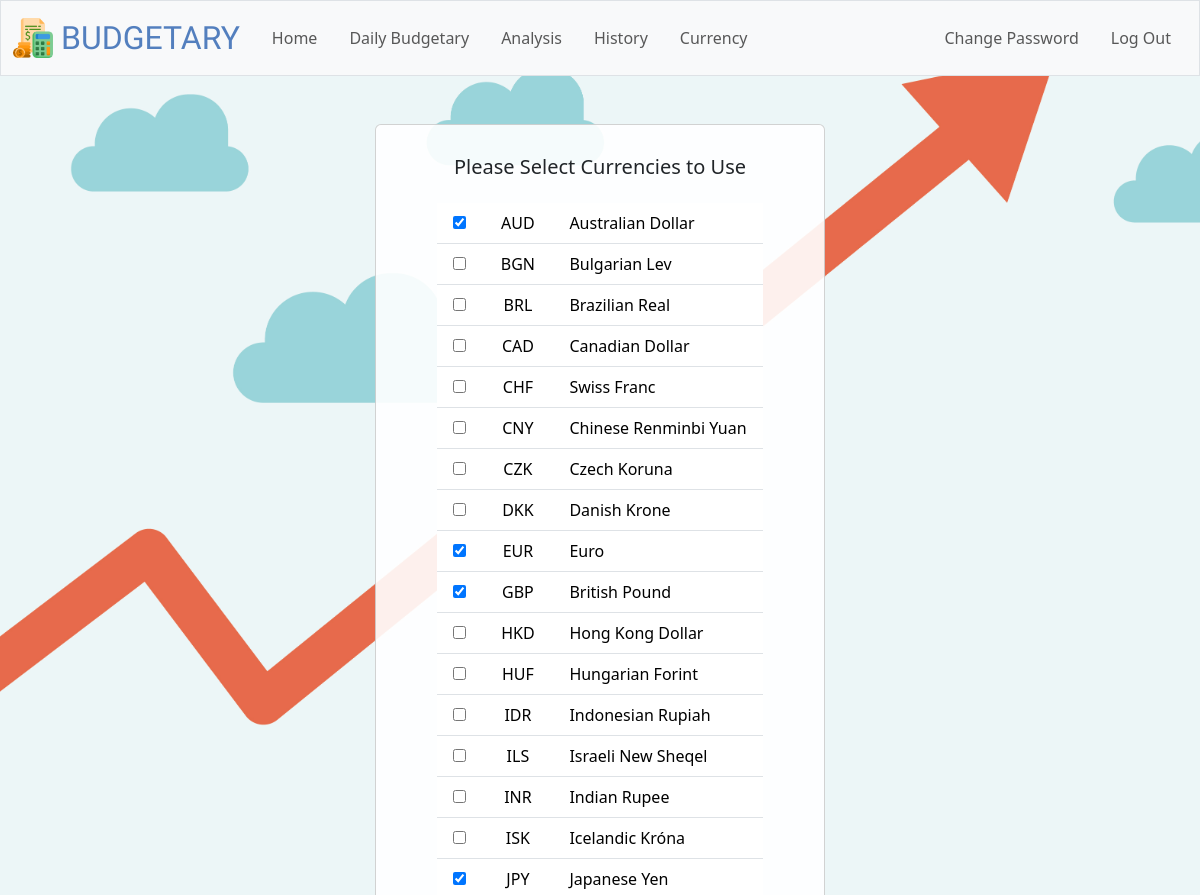
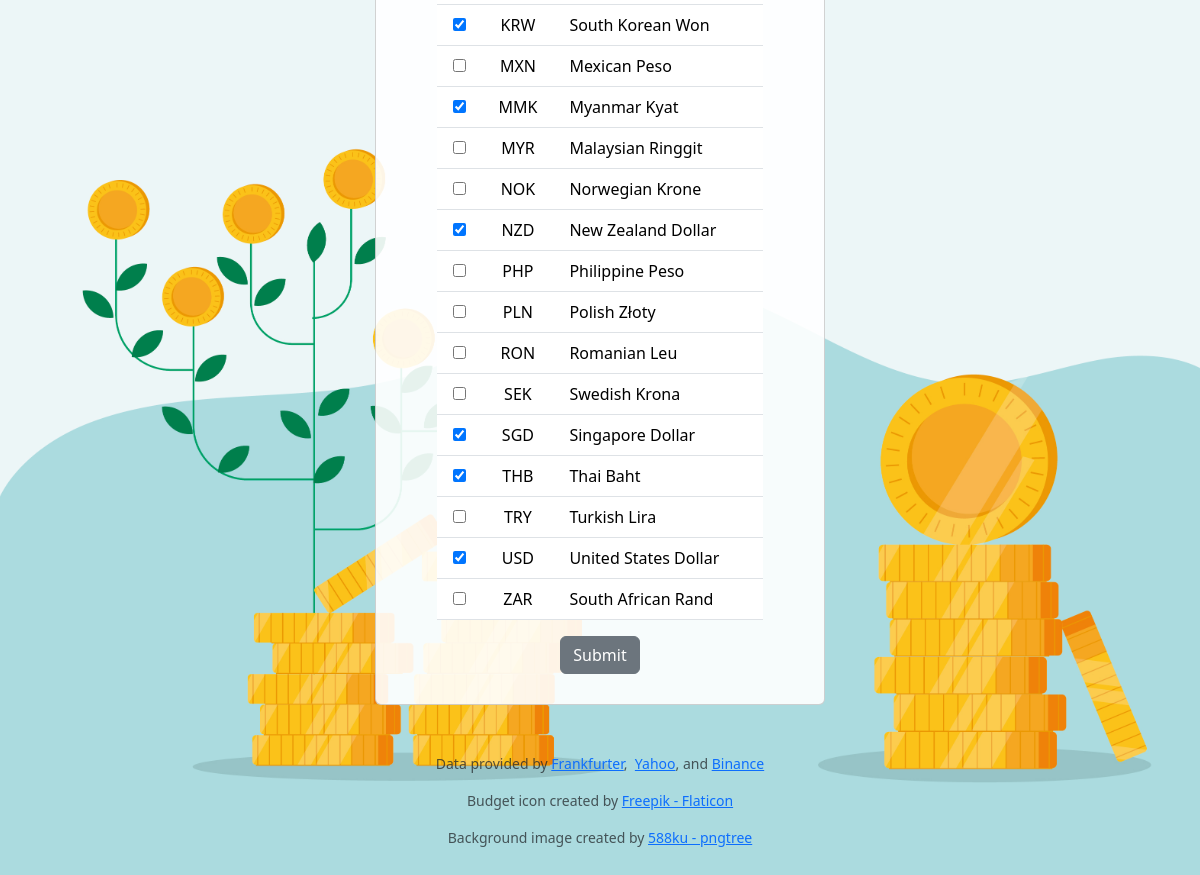
/currency (signed in), run on the app's committed database (2 pictures, top to bottom).
### tables this page shows
CREATE TABLE currencies (
currency_code TEXT PRIMARY KEY NOT NULL,
currency TEXT NOT NULL
);

### app.py (the view, shortened to what this page needs)
@app.route("/currency", methods=["GET", "POST"])
@login_required
def choose_currency():
    user_id = session.get("user_id")
    currencies = db.execute(
        "SELECT * FROM currencies"
    )
    previous_currencies = db.execute(
        "SELECT currency_code FROM user_currencies WHERE user_id = ?", user_id
    )
    previous_currencies_list = [row['currency_code'] for row in previous_currencies]
    selected_currencies = request.form.getlist('currency')
    return render_template("currency.html", currencies=currencies, previous_currencies=previous_currencies_list)

### app.py (called while the page is built)
@app.after_request
def after_request(response):
    response.headers["Cache-Control"] = "no-cache, no-store, must-revalidate"
    response.headers["Expires"] = 0
    response.headers["Pragma"] = "no-cache"
    return response

### helpers.py (called while the page is built)
def login_required(f):
    @wraps(f)
    def decorated_function(*args, **kwargs):
        if session.get("user_id") is None:
            return redirect("/login")
        return f(*args, **kwargs)
    return decorated_function

### templates/currency.html (shortened to what this page needs)
{% extends "layout.html" %}
{% block main %}
<div class="card currency-container">
    <div class="h5 text-center pb-3">
        Please Select Currencies to Use
    </div>
    <form action="/currency" method="post">
        <table class="table table-hover">
            <tbody>
                {% for currency in currencies %}
                    <tr>
                        <td class="px-3">
                            <input type="checkbox" name="currency" value="{{ currency['currency_code'] }}"
                            {% if currency['currency_code'] in previous_currencies %}
                                checked
                            {% endif %}>
                        </td>
                        <td class="px-3">
                            {{ currency['currency_code'] }}
                        </td>
                        <td class="px-3 text-start">
                            {{ currency['currency'] }}
                        </td>
                    </tr>
                {% endfor %}
            </tbody>
        </table>
        <button class="btn btn-secondary" type="submit">Submit</button>
    </form>
</div>
{% endblock %}

### templates/layout.html (shortened to what this page needs)
<!DOCTYPE html>
<html lang="en">
    <head>
        <link href="https://cdn.jsdelivr.net/npm/bootstrap@5.3.3/dist/css/bootstrap.min.css" rel="stylesheet">
        <link rel="stylesheet" href="https://cdnjs.cloudflare.com/ajax/libs/bootstrap-icons/1.8.1/font/bootstrap-icons.min.css">
        <link href="/static/styles.css" rel="stylesheet">
    </head>
    <body>
        <nav class="bg-light border navbar navbar-expand-md navbar-light">
            <div class="container-fluid">
                <a href="/" class="navbar-brand">
                    <span class="d-flex align-items-center" style="height: 40px;">
                        <img src="static/budgetary.png" alt="budgetary-logo" style="height: 40px; width: auto;">
                    </span>
                    <span class="ga-maamli-regular blue">
                        &nbsp;BUDGETARY
                    </span>
                </a>
                <div class="collapse navbar-collapse" id="navbar">
                    {% if session["user_id"] %}
                        <ul class="navbar-nav me-auto">
                            <li class="nav-item px-2"><a class="nav-link" href="/">Home</a></li>
                            <li class="nav-item px-2"><a class="nav-link" href="/budgetary">Daily Budgetary</a></li>
                            <li class="nav-item px-2"><a class="nav-link" href="/analysis">Analysis</a></li>
                            <li class="nav-item px-2"><a class="nav-link" href="/history">History</a></li>
                            <li class="nav-item px-2"><a class="nav-link" href="/currency">Currency</a></li>
                        </ul>
                        <ul class="navbar-nav ms-auto">
                            <li class="nav-item px-2"><a class="nav-link" href="/change-password">Change Password</a></li>
                            <li class="nav-item px-2"><a class="nav-link" href="/logout">Log Out</a></li>
                        </ul>
                    {% else %}
                        <ul class="navbar-nav ms-auto">
                            <li class="nav-item px-2"><a class="nav-link" href="/register">Register</a></li>
                            <li class="nav-item px-2"><a class="nav-link" href="/login">Log In</a></li>
                        </ul>
                    {% endif %}
                </div>
            </div>
        </nav>
        <main class="container py-5 text-center">
            {% block main %}{% endblock %}
        </main>
        <footer class="mb-5">
            <p class="mb-3 small text-center text-muted">
                Data provided by
                <a href="https://www.frankfurter.app/">Frankfurter</a>,&nbsp;
                <a href="https://finance.yahoo.com/">Yahoo</a>, and
                <a href="https://www.binance.com/">Binance</a>
            </p>
            <p class="mb-3 small text-center text-muted">
                Budget icon created by <a href="https://www.flaticon.com/free-icons/budget" title="budget icons">Freepik - Flaticon</a>
            </p>
            <p class="small text-center text-muted">
                Background image created by <a href="https://th.pngtree.com/freebackground/cartoon-internet-business-finance-poster-background_1071853.html?sol=downref&id=bef" title="budget icons">588ku - pngtree</a>
            </p>
        </footer>
    </body>
</html>

### static/styles.css (style rules this page uses)
nav .navbar-brand { font-size: xx-large; align-items: center; display: flex; }
nav .navbar-brand .blue { color: #537fbe; }
body { background: url('finance06.jpg'); background-position: center; background-repeat: no-repeat; background-size: cover; }
.currency-container { display: flex; flex-direction: column; justify-content: center; align-items: center; padding: 30px 15px; margin: auto; width: 450px; background-color: rgba(255, 255, 255, 0.9); }
tr { height: 40px; vertical-align: middle; }
.ga-maamli-regular { font-family: "Ga Maamli", sans-serif; font-weight: 400; font-style: normal; }

### data on the page
currencies: currency_code "☑", currency_code "AUD", currency "Australian Dollar"
currencies: currency_code "BGN", currency "Bulgarian Lev"
currencies: currency_code "BRL", currency "Brazilian Real"
currencies: currency_code "CAD", currency "Canadian Dollar"
currencies: currency_code "CHF", currency "Swiss Franc"
currencies: currency_code "CNY", currency "Chinese Renminbi Yuan"
currencies: currency_code "CZK", currency "Czech Koruna"
currencies: currency_code "DKK", currency "Danish Krone"
currencies: currency_code "☑", currency_code "EUR", currency "Euro"
currencies: currency_code "☑", currency_code "GBP", currency "British Pound"
currencies: currency_code "HKD", currency "Hong Kong Dollar"
currencies: currency_code "HUF", currency "Hungarian Forint"
currencies: currency_code "IDR", currency "Indonesian Rupiah"
currencies: currency_code "ILS", currency "Israeli New Sheqel"
currencies: currency_code "INR", currency "Indian Rupee"
currencies: currency_code "ISK", currency "Icelandic Króna"
currencies: currency_code "☑", currency_code "JPY", currency "Japanese Yen"
currencies: currency_code "☑", currency_code "KRW", currency "South Korean Won"
currencies: currency_code "MXN", currency "Mexican Peso"
currencies: currency_code "☑", currency_code "MMK", currency "Myanmar Kyat"
currencies: currency_code "MYR", currency "Malaysian Ringgit"
currencies: currency_code "NOK", currency "Norwegian Krone"
currencies: currency_code "☑", currency_code "NZD", currency "New Zealand Dollar"
currencies: currency_code "PHP", currency "Philippine Peso"
currencies: currency_code "PLN", currency "Polish Złoty"
currencies: currency_code "RON", currency "Romanian Leu"
currencies: currency_code "SEK", currency "Swedish Krona"
currencies: currency_code "☑", currency_code "SGD", currency "Singapore Dollar"
currencies: currency_code "☑", currency_code "THB", currency "Thai Baht"
currencies: currency_code "TRY", currency "Turkish Lira"
currencies: currency_code "☑", currency_code "USD", currency "United States Dollar"
currencies: currency_code "ZAR", currency "South African Rand"
